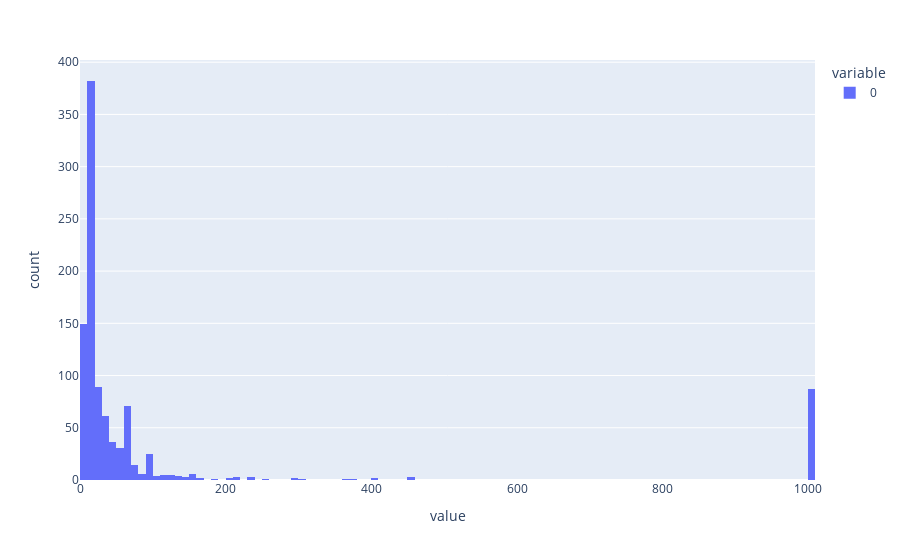

Notebook code cell kept with this figure:
### Code cell
px.histogram(cutoff_iterations_sgdtc, nbins=100)

### Figure 1 — Plotly figure (JSON) as saved in the notebook; plotly's stock layout.template omitted (floating-point values rounded to 4 significant figures; data arrays with more than 128 entries replaced by an {"elided": "..."} marker saying what was removed)
{"data": [{"alignmentgroup": "True", "bingroup": "x", "hovertemplate": "variable=0<br>value=%{x}<br>count=%{y}<extra></extra>", "legendgroup": "0", "marker": {"color": "#636efa", "pattern": {"shape": ""}}, "name": "0", "nbinsx": 100, "offsetgroup": "0", "orientation": "v", "showlegend": true, "type": "histogram", "x": {"elided": "1000 int values"}, "xaxis": "x", "yaxis": "y"}], "layout": {"barmode": "relative", "legend": {"title": {"text": "variable"}, "tracegroupgap": 0}, "margin": {"t": 60}, "xaxis": {"anchor": "y", "domain": [0, 1], "title": {"text": "value"}}, "yaxis": {"anchor": "x", "domain": [0, 1], "title": {"text": "count"}}}}
